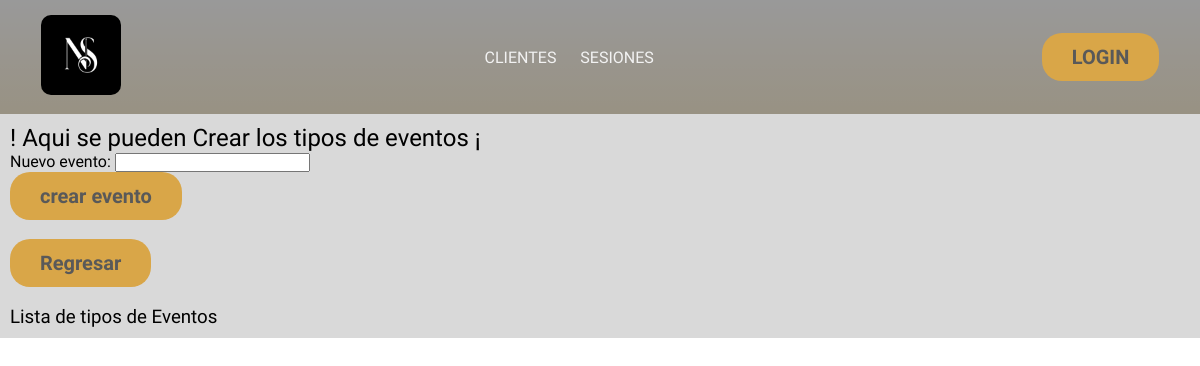
The app's page /formulario/event_type/, older data.
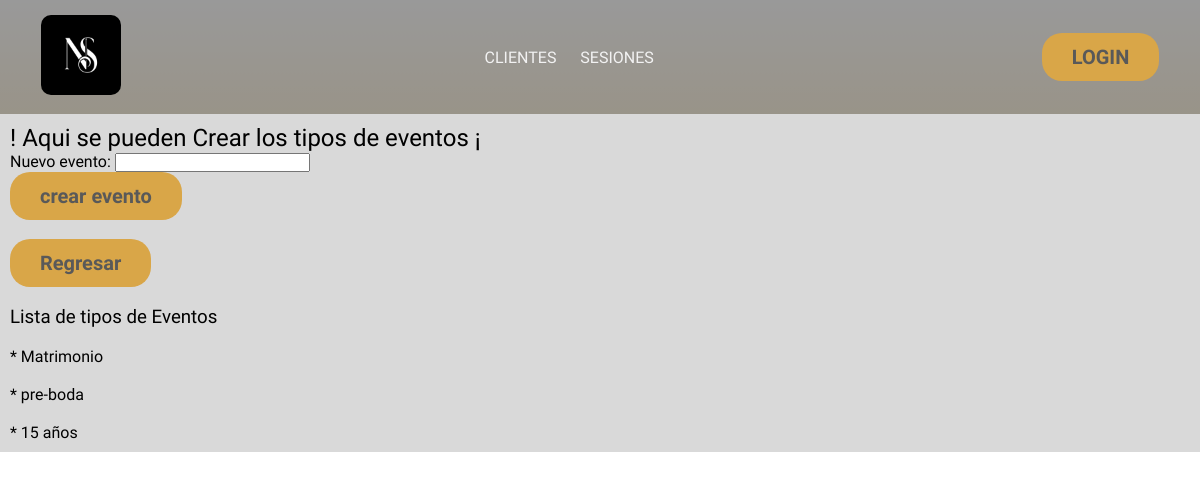
The same page, newer data.
### formulario/models.py (models this page shows, shortened)
class Event_type(models.Model):
  type      = models.CharField(max_length=30, null=False, blank=False,verbose_name='Nuevo evento')

### formulario/views.py (the view)
# urls.py: path('event_type/',             views.event_type,     name="event_type"),
def event_type(request):
  if request.method == 'POST':
    form = Event_typeForm(request.POST)
    if form.is_valid():
      form.save()
      form = Event_typeForm()
    lista_type = Event_type.objects.all()
    return render(request, '1.administrador/event_type.html', {
      'form':form,
      'lista_type':lista_type
    })
  else:
    form = Event_typeForm()
  lista_type = Event_type.objects.all()
  return render(request, '1.administrador/event_type.html', {
    'form':form,
    'lista_type':lista_type
  })

### formulario/forms.py
class Event_typeForm(ModelForm):
  class Meta:
    model   = Event_type
    fields  = ["type"]

### templates/1.administrador/event_type.html (shortened to what this page needs)
{% extends "layouts/app.html" %}
{% block content %}
<h2> ! Aqui se pueden Crear los tipos de eventos ¡</h2>
{% endblock content %}
{% block registrar %}
<form action="{% url "event_type" %}" method="post">
  {{ form }}
  <button type="submit">crear evento</button>
</form>
<br>
<form action="{% url "agendar" %}">
  <button type="submit"> Regresar </button>
</form>
<br>
<h3> Lista de tipos de Eventos </h3>
<ul>
{% for type in lista_type %}
<li>
  <br>
  <p>
  * {{type.type}} <br>
  </p>
  </li>
{% endfor %}
{% endblock registrar %}

Row changes from the older to the newer data that the page shows:
added Event_type: type "Matrimonio"
added Event_type: type "pre-boda"
added Event_type: type "15 años"
